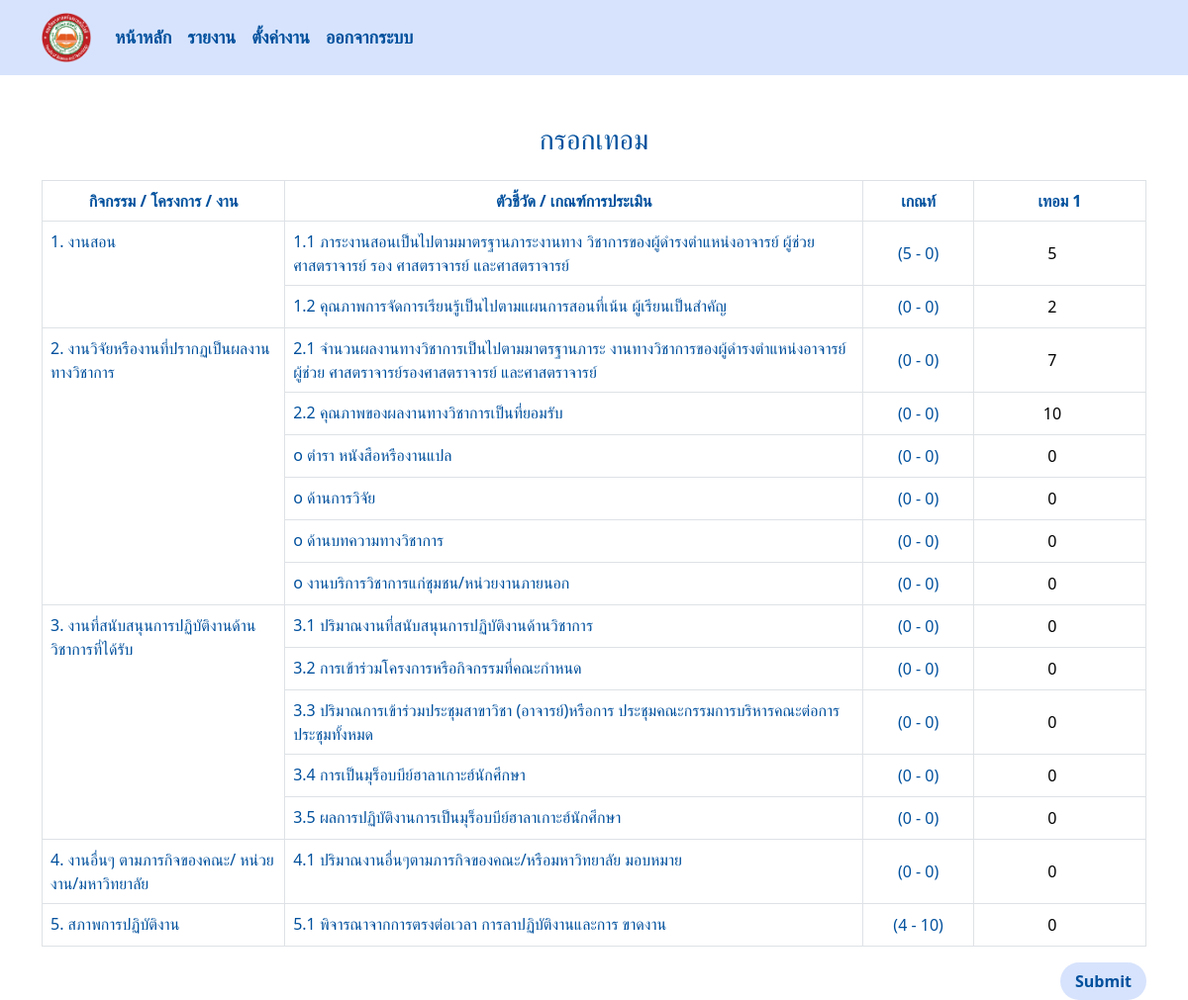
Before: /formreportuser/ (signed in) with the older database file.
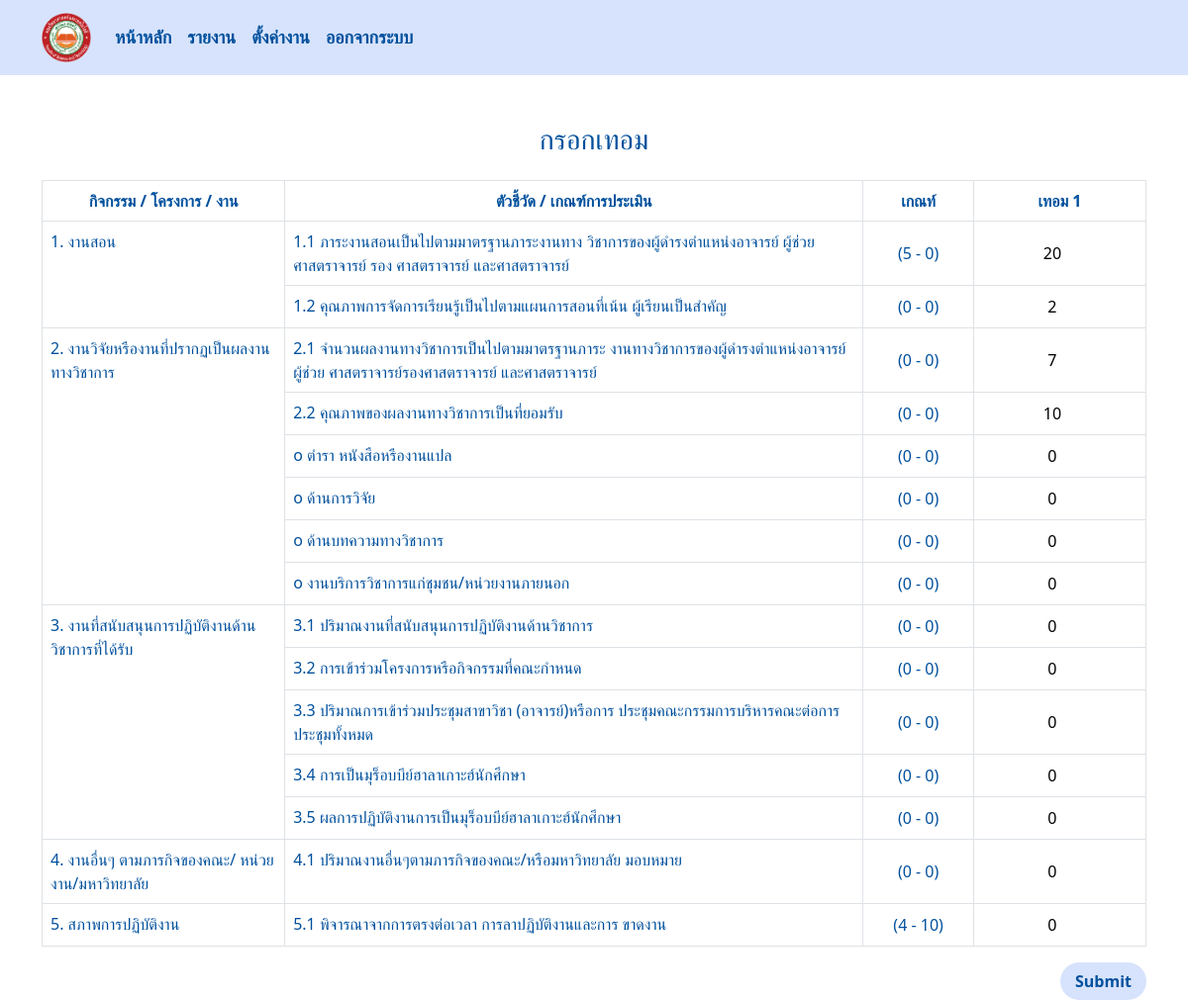
After: the same page with the newer database file.
### managesystem/models.py (models this page shows, shortened)
class Result(models.Model):
    employee = models.ForeignKey(Employee, on_delete=models.CASCADE)
    work = models.ForeignKey(Setunit, on_delete=models.CASCADE)
    term1 = models.PositiveIntegerField(default=0)
    term2 = models.PositiveIntegerField(default=0)
    total = models.PositiveIntegerField(default=0)
    result = models.PositiveIntegerField(default=0)
    file = models.FileField(upload_to='documents/')

class Work(models.Model):
    name = models.CharField(max_length=100) ### col for กิจกรรม
    description = models.TextField() ### col for ตัวชี่วัด

class Setunit(models.Model):
    name = models.ForeignKey(Work,on_delete=models.CASCADE) ### ตำแหน่ง
    minunit = models.PositiveIntegerField(default=0) ### ค่าน้ำหนักตำ
    maxunit = models.PositiveIntegerField(default=0) ### สูง
    POSITION_CHOICES = [
        ('Dean', 'Dean'),
        ('Lecturer', 'Lecturer'),
        ('Researcher', 'Researcher'),
    ]
    position = models.CharField(max_length=50, choices=POSITION_CHOICES)

### managesystem/views.py (the view, shortened to what this page needs)
# urls.py: path('formreportuser/',views.formreportuser_view,name='formreportuser'),
def formreportuser_view(request):
    employee = Employee.objects.get(username=request.user)
    results = Result.objects.filter(employee=employee)
    works = []
    total = 0
    result = 0
    if results:
        works = Result.objects.filter(employee=employee)
        grouped_works = {key: list(group) for key, group in itertools.groupby(works, key=lambda x: x.work.name.name)}
    else:
        works = Setunit.objects.filter(position=employee.position)
        grouped_works = {key: list(group) for key, group in itertools.groupby(works, key=lambda x: x.name.name)}
    context = {
        'grouped_works': grouped_works,
        'employee': employee
    }
    return render(request, 'formreportuser.html', context)

### templates/formreportuser.html (shortened to what the changed rows need)
{% include "navbar.html" %}
<!DOCTYPE html>
<html lang="en">
<head>
     {% load static %}
    <link rel="stylesheet" href="{% static 'css/formreport.css' %}">
</head>
<body>
    <div class="container mt-5">
        <div class="table-responsive">
            <form action="" method="POST">
                <table id="workdata-table" class="table table-bordered">
                    <thead class="thead-dark">
                        <tr class="text-center">
                            <th data-filter="true" data-filter-type="select">กิจกรรม / โครงการ / งาน</th>
                            <th data-filter="true" data-filter-type="select">ตัวชี้วัด / เกณฑ์การประเมิน</th>
                            <th data-filter="true" data-filter-type="select">เกณท์</th>
                            <th data-filter="true" data-filter-type="select">เทอม 1</th>
                        </tr>
                    </thead>
                    <tbody>
                        {% for group_name, group_works in grouped_works.items %}
                        <tr>
                            <td rowspan="{{ group_works|length }}">{{ group_name }}</td>
                                {% if group_works.0.employee %}
                                <td name="{{group_works.0.work.name.id}}">{{ group_works.0.work.name.description }}</td>
                                {% else %}
                                <td name="{{group_works.0.name.id}}">{{ group_works.0.name.description }}</td>
                                {% endif %}
                            <td class="text-center align-middle" style="width: 10%;">{%if group_works.0.employee %}
                                ({{group_works.0.work.minunit}} - {{group_works.0.work.maxunit}})
                                {% else %}
                                ({{group_works.0.minunit}} - {{group_works.0.maxunit}})
                                {% endif %}
                            </td>
                            <td class="align-middle">
                                <input class="text-center" type="number" value="{% if group_works.0.term1 > 0 %}{{ group_works.0.term1 }}{% else %}0{% endif %}"
                                name="{% if group_works.0.work.employee %}term1_{{ group_works.0.work.id }}{% else %}term1_{{ group_works.0.id }}{% endif %}">
                            </td>
                        </tr>
                            {% for work in group_works|slice:"1:" %}
                                    <tr>
                                        {% if work.work.name %}
                                        <td>{{ work.work.name.description }}</td>
                                            {% else %}
                                            <td>{{ work.name.description }}</td>
                                            {% endif %}
                                            <td class="text-center align-middle" style="width: 10%;">
                                                {% if work.work.name %}
                                                ({{work.work.minunit}} - {{work.work.maxunit}})
                                                {% else %}
                                                ({{work.minunit}} - {{work.maxunit}})
                                                {% endif %}
                                            </td>
                                        <td  class="align-middle">
                                            <input class="text-center" type="number" value="{% if work.term1 > 0 %}{{ work.term1 }}{% else %}0{% endif %}"
                                            name="{% if work.work.employee %}term1_{{work.name.id}}{% else %}term1_{{work.id}}{% endif %}">
                                        </td>
                                    </tr>
                                    {% endfor %}
                                    {% endfor %}
                            </tbody>
                        </table>
                </form>
        </div>
</body>
</html>

Changed rows visible on the page:
changed Result "1. งานสอน": term1 "5" → "20"
